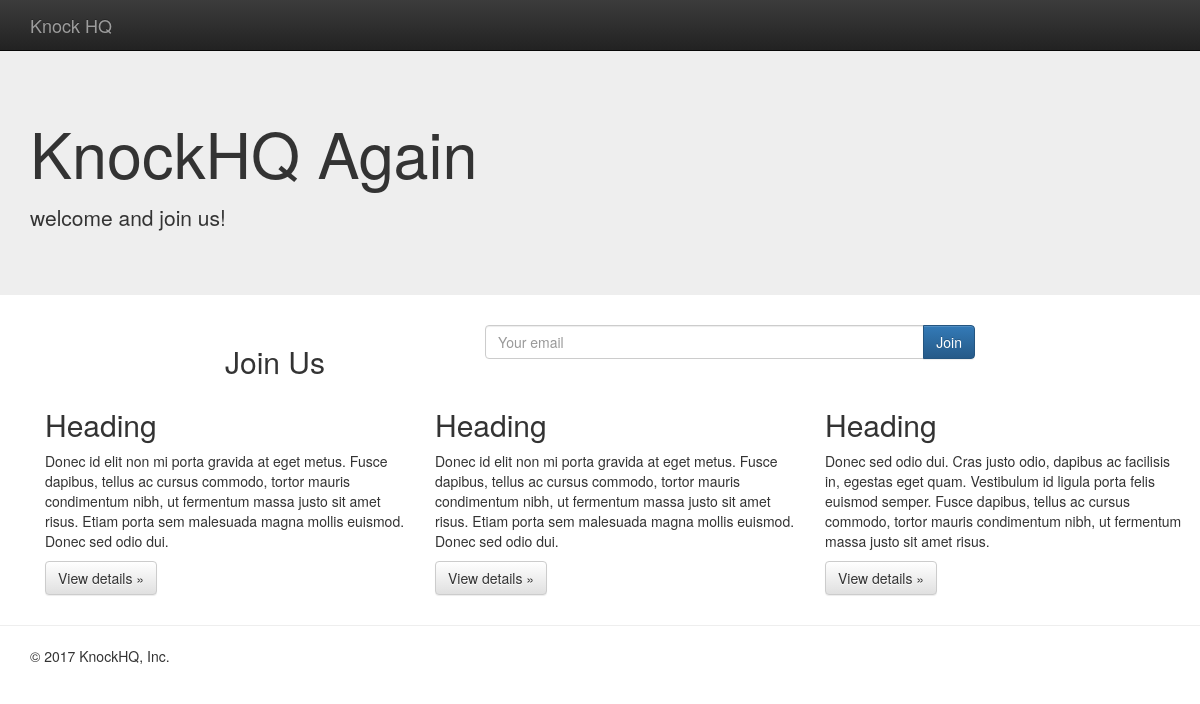
The page / on the database its author committed.
### pages/models.py (models this page shows, shortened)
class Page(models.Model):
    title = models.CharField(max_length=220)
    title_description = models.TextField(blank=True, null=True)
    title_btn = models.CharField(max_length=50, default='Join')
    title_btn_url = models.CharField(max_length=50, blank=True, null=True)
    content = models.TextField(blank=True, null=True)

### pages/views.py (the view, shortened to what this page needs)
# urls.py: url(r'^$', HomeView.as_view(), name='home'),
class HomeView(SuccessMessageMixin, CreateView):
    template_name = 'pages/home.html'
    form_class = JoinForm
    success_url = '/'
    def get_context_data(self, *args, **kwargs):
        context = super(HomeView, self).get_context_data(*args, **kwargs)
        context['page_obj'] = Page.objects.all().first()  # order_by("?").first()
        return context

### newsletter/forms.py (shortened to what this page needs)
class JoinForm(forms.ModelForm):
    email = forms.EmailField(
        label='', widget=forms.EmailInput(
            attrs={
                'placeholder': 'Your email',
                'class': 'form-control'
            }
        )
    )
    class Meta:
        model = Join
        fields = ['email']

### pages/templates/pages/home.html (shortened to what this page needs)
{% extends "base.html" %}
{% block content %}
    <nav class="navbar navbar-inverse navbar-fixed-top">
        <div class="container">
            <div class="navbar-header">
                <a class="navbar-brand" href="#">Knock HQ</a>
            </div>
            <div id="navbar" class="navbar-collapse collapse">
            </div>
        </div>
    </nav>
    <div class="jumbotron">
        <div class="container">
            <h1>{{ page_obj.title }}</h1>
            <p>{{ page_obj.title_description|linebreaks }}</p>
        </div>
    </div>
    <div class="container">
        <div class="row">
            <div class="col-sm-8 col-sm-offset-2">
                <div class="row">
                    <div class="col-xs-4">
                        <h2>Join Us</h2>
                    </div>
                    <div class="col-xs-8">
                        {% include 'pages/snippet/join-form.html' with form=form %}
                    </div>
                </div>
            </div>
        </div>
        <div class="container">
            {{ page_obj.content|safe }}
        </div>
    </div>
        <hr>
    <div class="container">
        <footer>
            <p>&copy; 2017 KnockHQ, Inc.</p>
        </footer>
    </div>
{% endblock %}

### static/css/main.css (style rules this page uses)
body { padding-top: 50px; padding-bottom: 20px; }

### rows shown on the page
Page: title "KnockHQ Again", title_description "welcome and join us!", content "Heading Donec id elit non mi porta gravida at eget metus. Fusce dapibus, tellus ac cursus commodo, tortor mauris condimentum nibh, ut fermentum massa justo sit amet risus. Etiam porta sem malesuada magna mollis euismod. Donec sed odio dui. View details » Heading Donec id elit non mi porta gravida at eget metus. Fusce dapibus, tellus ac cursus commodo, tortor mauris condimentum nibh, ut fermentum massa justo sit amet risus. Etiam porta sem malesuada magna mollis euismod. Donec sed odio dui. View details » Heading Donec sed odio dui. Cras justo odio, dapibus ac facilisis in, egestas eget quam. Vestibulum id ligula porta felis euismod semper. Fusce dapibus, tellus ac cursus commodo, tortor…"
